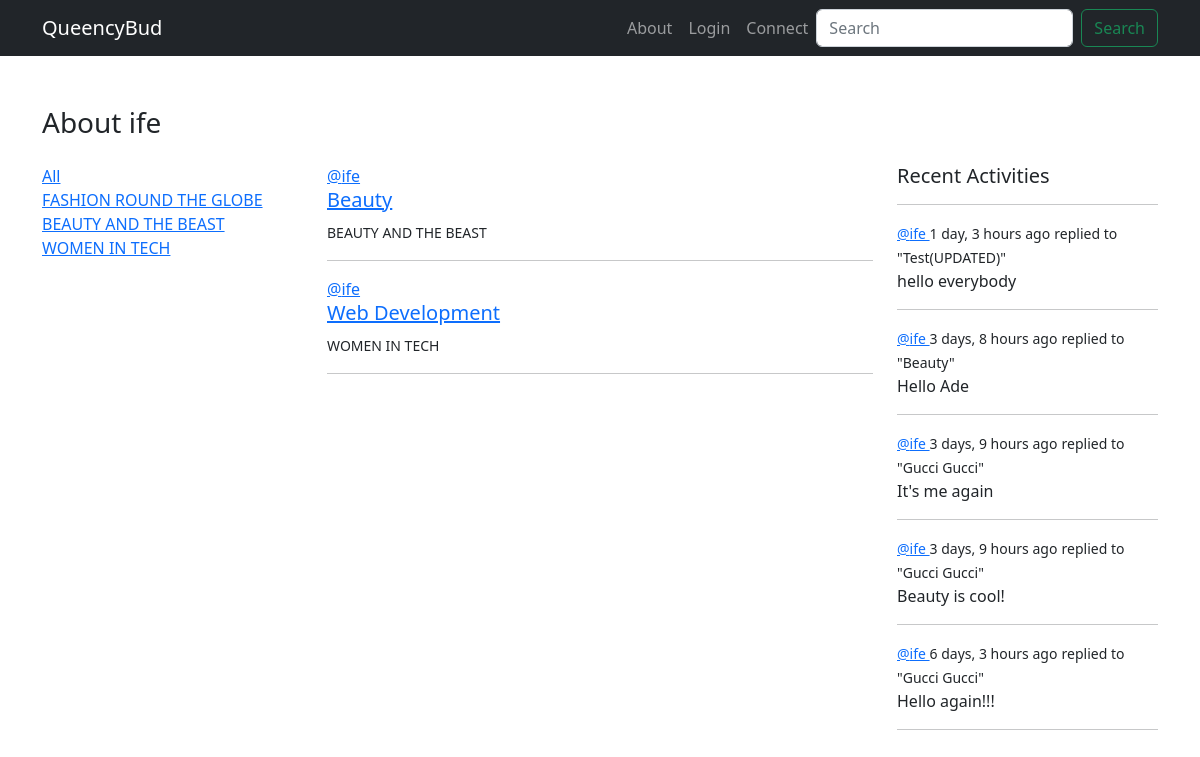
Page /profile/1/ on the committed database.
### base/models.py (models this page shows)
class Topic(models.Model):
    name = models.CharField(max_length=200)
    def __str__(self):
        return self.name

class Room(models.Model):
    host = models.ForeignKey(User, on_delete=models.SET_NULL, null=True)
    topic = models.ForeignKey(Topic, on_delete=models.SET_NULL, null=True)
    name = models.CharField(max_length=200)
    description = models.TextField(blank=True, null=True)
    participants = models.ManyToManyField(User, related_name='participants', blank=True)
    created = models.DateTimeField(auto_now_add=True)
    updated = models.DateTimeField(auto_now=True)
    class Meta:
        ordering = ['-updated', '-created']
    def __str__(self):
        return self.name

class Message(models.Model):
    user = models.ForeignKey(User, on_delete=models.CASCADE)
    room = models.ForeignKey(Room, on_delete=models.CASCADE)
    body = models.TextField()
    created = models.DateTimeField(auto_now_add=True)
    updated = models.DateTimeField(auto_now=True)
    class Meta:
        ordering = ['-updated', '-created']
    def __str__(self):
        return self.body[:50]

### base/views.py (the view)
# urls.py: path('profile/<str:pk>/', views.user_profile, name='user-profile'),
def user_profile(request, pk):
    user = User.objects.get(id=pk)
    room_message = user.message_set.all()
    rooms = user.room_set.all()
    topics = Topic.objects.all()
    context = {'user':user, 'rooms':rooms, 'room_message':room_message, 'topics':topics}
    return render(request, 'base/profile.html', context)

### base/templates/base/profile.html (shortened to what this page needs)
{% extends 'main.html' %}
{% block content %}
    <div class="container profile-container">
        <h3 class="pb-3">About {{user.username}}</h3>
        <div class="row">
            <div class="col-3">
                {% include 'base/topics_component.html' %}
            </div>
            <div class="col-6">
                {% include 'base/room_feed_component.html' %}
            </div>
            <div class="col-3">
                {% include 'base/activity_component.html' %}
            </div>
        </div>
    </div>
{% endblock %}

### base/templates/base/topics_component.html
<div>
    <a href="{% url 'home' %}">All</a>
</div>
{% for topic in topics %}
<div>
    <a href="{% url 'home' %}?q={{topic.name}}">{{topic.name}}</a>
</div>
{% endfor %}

### base/templates/base/room_feed_component.html (shortened to what this page needs)
{% for room in rooms %}
                <div>
                    <span><a href="{% url 'user-profile' room.host.id %}">@{{room.host}}</a></span>
                    <h5><a href="{% url 'room' room.id %}">{{room.name}}</a></h5>
                    <small>{{room.topic}}</small>
                    <hr>
                </div>
            {% endfor %}

### base/templates/base/activity_component.html (shortened to what this page needs)
<h5>Recent Activities</h5>
            <hr>
            {% for message in room_message %}
            <div>
                <small><a href="{% url 'user-profile' message.user.id %}">@{{message.user}} </a>   {{message.created|timesince}} ago</small>
                <small>replied to "{{message.room}}"</small>
                <p>{{message}}</p>
                <hr>
            </div>
            {% endfor %}

### base/templates/base/profile.html (style rules this page uses)
.profile-container { margin-top: 50px; }

### rows in the picture
Topic: name "FASHION ROUND THE GLOBE"
Topic: name "BEAUTY AND THE BEAST"
Topic: name "WOMEN IN TECH"
Room: host "ife", name "Beauty", topic "BEAUTY AND THE BEAST"
Room: host "ife", name "Web Development", topic "WOMEN IN TECH"
Message: user "ife", created "1 day, 3 hours", room "Test(UPDATED)", body "hello everybody"
Message: user "ife", created "3 days, 8 hours", room "Beauty", body "Hello Ade"
Message: user "ife", created "3 days, 9 hours", room "Gucci Gucci", body "It's me again"
Message: user "ife", created "3 days, 9 hours", room "Gucci Gucci", body "Beauty is cool!"
Message: user "ife", created "6 days, 3 hours", room "Gucci Gucci", body "Hello again!!!"

### other values in the picture
{{ user.username }} "ife"
